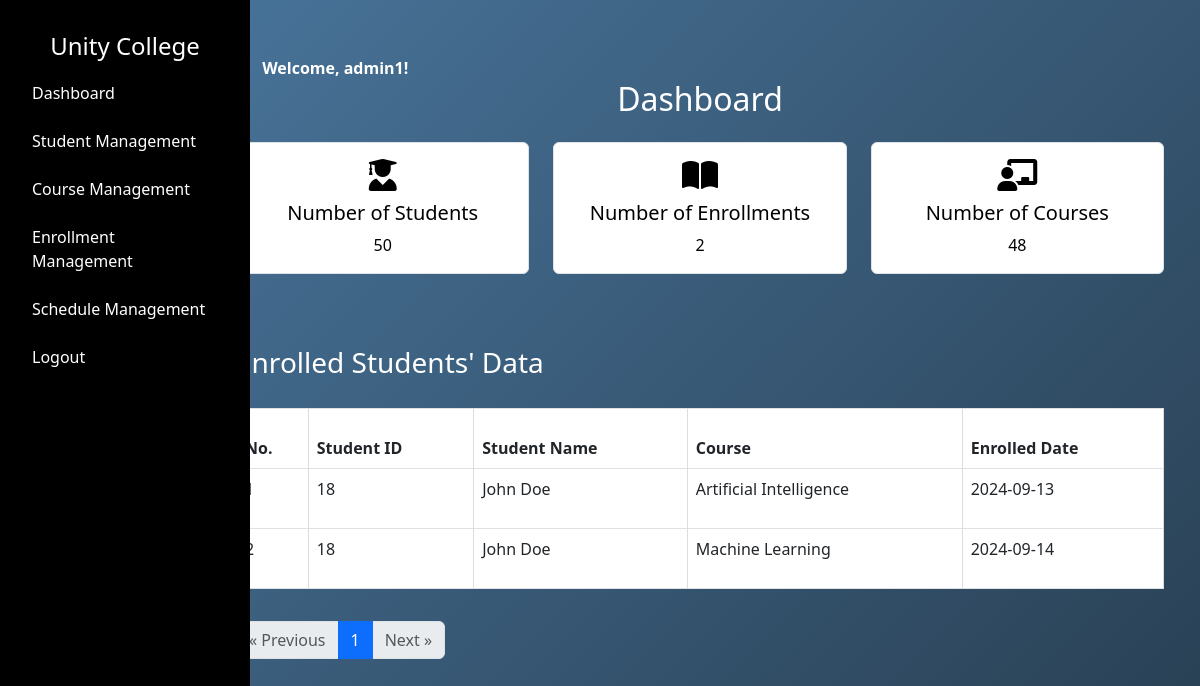
/admin/dashboard (signed in), run on an earlier commit of the app's database.
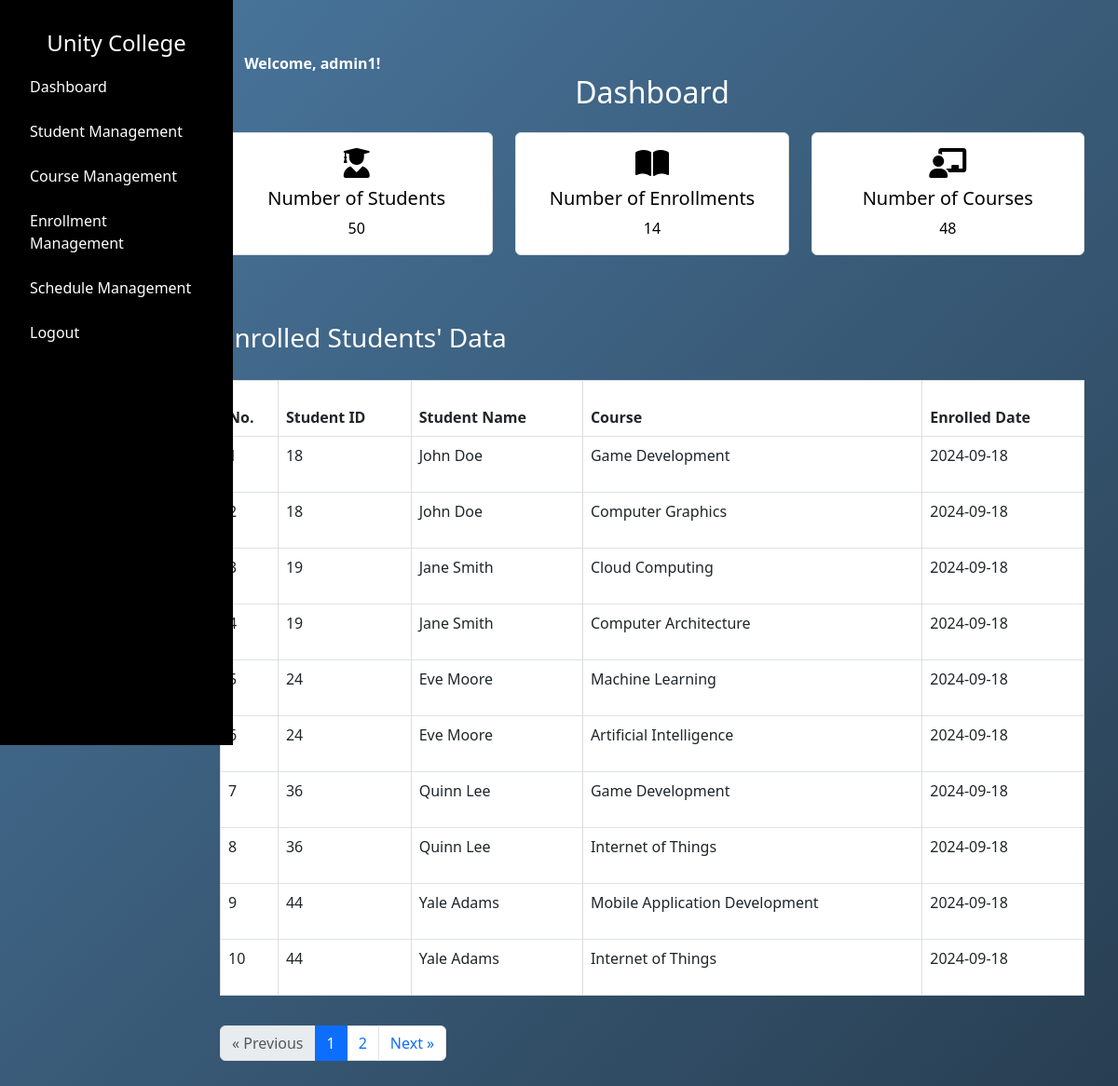
And on a later commit of the database.
### tables this page shows
CREATE TABLE "enrollment" (
    "id" INTEGER PRIMARY KEY AUTOINCREMENT,
    "student_id" INTEGER NOT NULL,
    "course_id" INTEGER NOT NULL,
    "enroll_date" DATE NOT NULL,
    FOREIGN KEY("student_id") REFERENCES "student"("id") ON DELETE RESTRICT,
    FOREIGN KEY("course_id") REFERENCES "course"("id") ON DELETE RESTRICT
);

CREATE TABLE "student" (
    "id" INTEGER PRIMARY KEY AUTOINCREMENT,
    "first_name" TEXT NOT NULL,
    "last_name" TEXT NOT NULL,
    "phone" INTEGER NOT NULL,
    "email" TEXT NOT NULL UNIQUE,
    "address" TEXT NOT NULL,
    "password" TEXT NOT NULL
);

CREATE TABLE "course" (
    "id" INTEGER PRIMARY KEY AUTOINCREMENT,
    "name" TEXT NOT NULL,
    "image" TEXT NOT NULL,
    "description" TEXT NOT NULL,
    "credits" INTEGER NOT NULL,
    "lecturer" TEXT NOT NULL
);

### app.py (the view)
@app.route("/admin/dashboard")
def admin_dashboard():
    if 'admin_uid' not in session or session.get('user_type') != 'admin':
        return redirect(url_for('admin_login'))
    first_name = session.get('first_name')
    admin_uid = session.get('admin_uid')
    try:
        total_students = query_db("SELECT COUNT(*) FROM student")[0][0]
        total_courses = query_db("SELECT COUNT(*) FROM course")[0][0]
        total_enrollments = query_db("SELECT COUNT(*) FROM enrollment")[0][0]
        page = request.args.get('page', 1, type=int)
        per_page = 10
        offset = (page - 1) * per_page
        enrolled_students = query_db("""
            SELECT
                student.id AS student_id,
                student.first_name || ' ' || student.last_name AS student_name,
                course.name AS course_name,
                enrollment.enroll_date
            FROM enrollment
            JOIN student ON enrollment.student_id = student.id
            JOIN course ON enrollment.course_id = course.id
            LIMIT ? OFFSET ?
        """, (per_page, offset))
        total_enrolled_students = query_db("""
            SELECT COUNT(*)
            FROM enrollment
            JOIN student ON enrollment.student_id = student.id
            JOIN course ON enrollment.course_id = course.id
        """)[0][0]
        total_pages = (total_enrolled_students + per_page - 1) // per_page
    except Exception as e:
        print(traceback.format_exc())
        total_students = total_courses = total_enrollments = 0
        enrolled_students = []
        total_pages = 0
    return render_template(
        "admin/dashboard.html",
        first_name=first_name,
        admin_uid = admin_uid,
        total_students=total_students,
        total_courses=total_courses,
        total_enrollments=total_enrollments,
        enrolled_students=enrolled_students,  # Pass the enrolled students data
        current_page=page,
        total_pages=total_pages
    )

### dbcontroller.py (called while the page is built)
def query_db(query, args=()):
    con = sqlite3.connect('advweb.db')
    cur = con.cursor()
    cur.execute(query, args)
    rv = cur.fetchall()  # Fetch all results
    cur.close()
    con.close()
    return rv

### templates/admin/dashboard.html (shortened to what this page needs)
{% extends '/admin/layout.html' %} {% block content %}
<link
  rel="stylesheet"
  href="https://cdnjs.cloudflare.com/ajax/libs/font-awesome/6.0.0-beta3/css/all.min.css"
/>
<link href="/static/css/admin/dashboard.css" rel="stylesheet" />
<div class="container mt-4">
  {% if admin_uid %}
  <li class="nav-item d-flex align-items-center">
    <span style="color: white">
      <span style="font-weight: bold; color: white"
        >Welcome, {{ first_name }}!</span
      >
    </span>
  </li>
  {% endif %}
  <h2 class="text-center mb-4 dashboardtitle">Dashboard</h2>
  <div class="row">
    <div class="col-12 col-md-4 mb-4">
      <div class="card">
        <div class="card-body">
          <i class="fas fa-user-graduate fa-2x"></i>
          <h5 class="card-title mt-2">Number of Students</h5>
          <p class="card-text">{{ total_students }}</p>
        </div>
      </div>
    </div>
    <div class="col-12 col-md-4 mb-4">
      <div class="card">
        <div class="card-body">
          <i class="fas fa-book-open fa-2x"></i>
          <h5 class="card-title mt-2">Number of Enrollments</h5>
          <p class="card-text">{{ total_enrollments }}</p>
        </div>
      </div>
    </div>
    <div class="col-12 col-md-4 mb-4">
      <div class="card">
        <div class="card-body">
          <i class="fas fa-chalkboard-teacher fa-2x"></i>
          <h5 class="card-title mt-2">Number of Courses</h5>
          <p class="card-text">{{ total_courses }}</p>
        </div>
      </div>
    </div>
  </div>
  <div class="row mt-5">
    <div class="col-12">
      <h3 class="tabletitle">Enrolled Students' Data</h3>
      <div class="table-responsive">
        <table class="table table-bordered">
          <thead>
            <tr>
              <th>No.</th>
              <th>Student ID</th>
              <th>Student Name</th>
              <th>Course</th>
              <th>Enrolled Date</th>
            </tr>
          </thead>
          <tbody>
            {% if enrolled_students %} {% for student in enrolled_students %}
            <tr>
              <td>{{ loop.index + (current_page - 1) * 10 }}</td>
              <td>{{ student[0]}}</td>
              <td>{{ student[1]}}</td>
              <td>{{ student[2]}}</td>
              <td>{{ student[3]}}</td>
            </tr>
            {% endfor %} {% else %}
            <tr>
              <td colspan="5" class="text-center">No enrollments found.</td>
            </tr>
            {% endif %}
          </tbody>
        </table>
      </div>
      <div class="row mt-3">
        <div class="col-12">
          <nav aria-label="Page navigation">
            <ul class="pagination">
              <li
                class="page-item {% if current_page == 1 %}disabled{% endif %}"
              >
                <a
                  class="page-link"
                  href="{{ url_for('admin_dashboard', page=current_page-1) }}"
                  aria-label="Previous"
                >
                  <span aria-hidden="true">&laquo;</span> Previous
                </a>
              </li>
              {% for page_num in range(1, total_pages + 1) %}
              <li
                class="page-item {% if page_num == current_page %}active{% endif %}"
              >
                <a
                  class="page-link"
                  href="{{ url_for('admin_dashboard', page=page_num) }}"
                  >{{ page_num }}</a
                >
              </li>
              {% endfor %}
              <li
                class="page-item {% if current_page == total_pages %}disabled{% endif %}"
              >
                <a
                  class="page-link"
                  href="{{ url_for('admin_dashboard', page=current_page+1) }}"
                  aria-label="Next"
                >
                  Next <span aria-hidden="true">&raquo;</span>
                </a>
              </li>
            </ul>
          </nav>
        </div>
      </div>
    </div>
  </div>
</div>
{% endblock %}

### templates/admin/layout.html (shortened to what this page needs)
<!DOCTYPE html>
<html lang="en">
  <head>
    <link href="/static/css/admin/layout.css" rel="stylesheet" />
    <link
      href="https://cdn.jsdelivr.net/npm/bootstrap@5.3.0/dist/css/bootstrap.min.css"
      rel="stylesheet"
    />
    <link
      href="https://cdnjs.cloudflare.com/ajax/libs/font-awesome/6.0.0-beta3/css/all.min.css"
      rel="stylesheet"
    />
  </head>
  <body>
    <div class="container-fluid">
      <div class="row">
        <nav id="sidebar" class="col-md-3 col-lg-2 d-md-block custom-sidebar">
          <div class="position-sticky">
            <h4 class="text-center mt-3">Unity College</h4>
            <ul class="nav flex-column">
              <li class="nav-item">
                <a
                  class="nav-link active"
                  href="{{ url_for('admin_dashboard') }}"
                  >Dashboard</a
                >
              </li>
              <li class="nav-item">
                <a class="nav-link" href="{{ url_for('admin_view_students') }}"
                  >Student Management</a
                >
              </li>
              <li class="nav-item">
                <a class="nav-link" href="{{ url_for('admin_view_courses') }}"
                  >Course Management</a
                >
              </li>
              <li class="nav-item">
                <a class="nav-link" href="{{url_for('admin_view_enrollment')}}"
                  >Enrollment Management</a
                >
              </li>
              <li class="nav-item">
                <a class="nav-link" href="{{url_for('admin_view_schedules')}}"
                  >Schedule Management</a
                >
              </li>
              <li class="nav-item">
                {% if admin_uid %}
                <a class="nav-link" href="{{ url_for('admin_logout') }}"
                  >Logout</a
                >
                {% else %}
                <a class="nav-link" href="{{ url_for('admin_login') }}"
                  >Login</a
                >
                {% endif %}
              </li>
            </ul>
          </div>
        </nav>
        <main class="col-md-9 ms-sm-auto col-lg-10 px-4 main-content">
          {% block content %}{% endblock %}
        </main>
      </div>
    </div>
  </body>
</html>

### static/css/admin/layout.css (style rules this page uses)
body { font-family: Arial, sans-serif; margin: 0; background: linear-gradient(135deg, #4b79a1 0%, #283e51 100%) no-repeat center center fixed; }
#sidebar.custom-sidebar { background: black; color: #ffffff; height: 100vh; padding-top: 1rem; position: fixed; top: 0; left: 0; width: 250px; transition: transform 0.3s ease, width 0.3s ease; transform: translateX(0); z-index: 1000; }
#sidebar.custom-sidebar .nav-link { color: #ffffff; padding: 0.75rem 1.25rem; transition: background-color 0.3s ease; }
.main-content { margin-left: 250px; padding: 2rem; transition: margin-left 0.3s ease, padding 0.3s ease; }

### static/css/admin/dashboard.css (style rules this page uses)
.card { border: 1px solid #dee2e6; border-radius: 0.375rem; background-color: white; color: black; }
.dashboardtitle { color: white; }
.card-body { text-align: center; color: inherit; }
table { width: 100%; border-collapse: collapse; margin: 20px 0; }
.tabletitle { color: white; }
table, th, td { border: 1px solid #ddd; }
th, td { padding: 12px; text-align: left; height: 60px; }
th { background-color: #f2f2f2; }
tr:nth-child(even) { background-color: #f9f9f9; }
a { text-decoration: none; }

What changed in the data, as far as the page shows it:
removed enrollment: student "18", student "John Doe", name "Artificial Intelligence", enroll_date "2024-09-13"
removed enrollment: student "18", student "John Doe", name "Machine Learning", enroll_date "2024-09-14"
added enrollment: student "18", student "John Doe", name "Game Development", enroll_date "2024-09-18"
added enrollment: student "18", student "John Doe", name "Computer Graphics", enroll_date "2024-09-18"
added enrollment: student "19", student "Jane Smith", name "Cloud Computing", enroll_date "2024-09-18"
added enrollment: student "19", student "Jane Smith", name "Computer Architecture", enroll_date "2024-09-18"
added enrollment: student "24", student "Eve Moore", name "Machine Learning", enroll_date "2024-09-18"
added enrollment: student "24", student "Eve Moore", name "Artificial Intelligence", enroll_date "2024-09-18"
added enrollment: student "36", student "Quinn Lee", name "Game Development", enroll_date "2024-09-18"
added enrollment: student "36", student "Quinn Lee", name "Internet of Things", enroll_date "2024-09-18"
added enrollment: student "44", student "Yale Adams", name "Mobile Application Development", enroll_date "2024-09-18"
added enrollment: student "44", student "Yale Adams", name "Internet of Things", enroll_date "2024-09-18"
Also different on the page:
{{ total_enrollments }}: "2" → "14"
new list line: "2"
